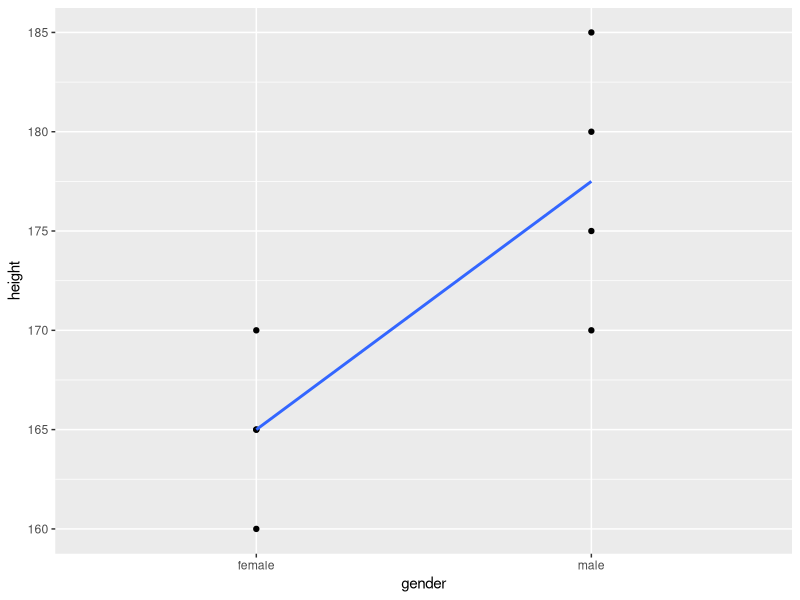
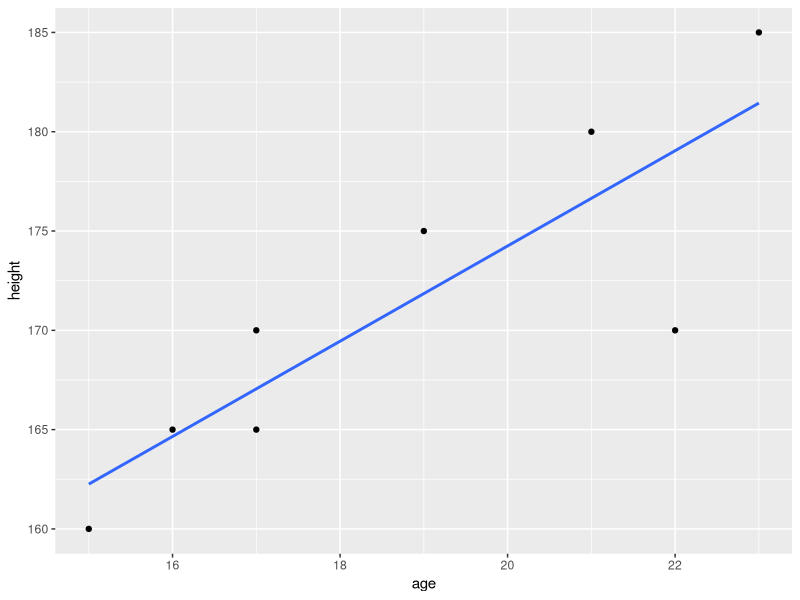

Write R code to recreate these figures, in order.
library(tidyverse)
library(lme4)
library(lmerTest)
library(emmeans)

# Is height predicted by gender?
# Create gender_height_data
subject <- seq(1:8)
gender <- factor(c(rep("male", 4), rep("female", 4)))
height <- c(170, 180, 175, 185, 160, 170, 165, 165)
gender_height_data <- tibble(subject, gender, height)

# fit a linear model where gender is used to predict height
height_model <- lm(height ~ gender, data = gender_height_data)
summary(height_model)

gender_height_data %>%
  ggplot(aes(x = gender, y = height, group = 1)) +
  geom_point() +
  geom_smooth(method = "lm", se = FALSE)

# Is height predicted by age?
# Create age_height_data
age <- c(22, 21, 19, 23, 15, 17, 16, 17)
age_height_data <- tibble(subject, age, height)

age_model <- lm(height ~ age, data = age_height_data)
summary(age_model)

age_height_data %>%
  ggplot(aes(x = age, y = height)) +
  geom_point() +
  geom_smooth(method = "lm", se = FALSE)

# Linear mixed models
# Create mixed_model_data
# We use set.seed() to ensure the random numbers in rt can be reproduced
subject <- factor(c(rep(1:10, each = 5), rep(1:10, each = 5)))
condition <- factor(c(rep("small", times = 50), rep("large", times = 50)))
item <- factor(rep(seq(1:5), times = 20))
set.seed(9999)
rt1 <- as.integer(rnorm(50, 800, 25))
set.seed(1234)
rt2 <- as.integer(rnorm(50, 1200, 25))
rt <- c(rt1, rt2)

mixed_model_data1 <- tibble(subject, item, condition, rt)

set.seed(1111)
rt1 <- as.integer(rnorm(50, 800, 25))
set.seed(1233)
rt2 <- as.integer(rnorm(50, 1200, 25))
rt <- c(rt1, rt2)

mixed_model_data2 <- tibble(subject, item, condition, rt)

mixed_model_data <- rbind(mixed_model_data1, mixed_model_data2)


mixed_model_data %>% 
  group_by(condition) %>%
  summarise(mean_rt = mean(rt), sd_rt = sd(rt))

# Build our mixed model
mixed_model <- lmer(rt ~ condition + (1 | subject) + (1 | item), 
                    data = mixed_model_data)
summary(mixed_model)

# Testing the fixed effect using Likelihood Ratio Test
# Build a new model dropping the fixed effect we want to test
mixed_model_null <- lmer(rt ~ (1 | subject) + (1 | item), 
                         data = mixed_model_data)
anova(mixed_model, mixed_model_null)

coef(mixed_model)

# Let's now add slopes for our two random effects
mixed_model_slopes <- lmer(rt ~ condition + (1 + condition | subject)
                           + (1 + condition | item), data = mixed_model_data)
